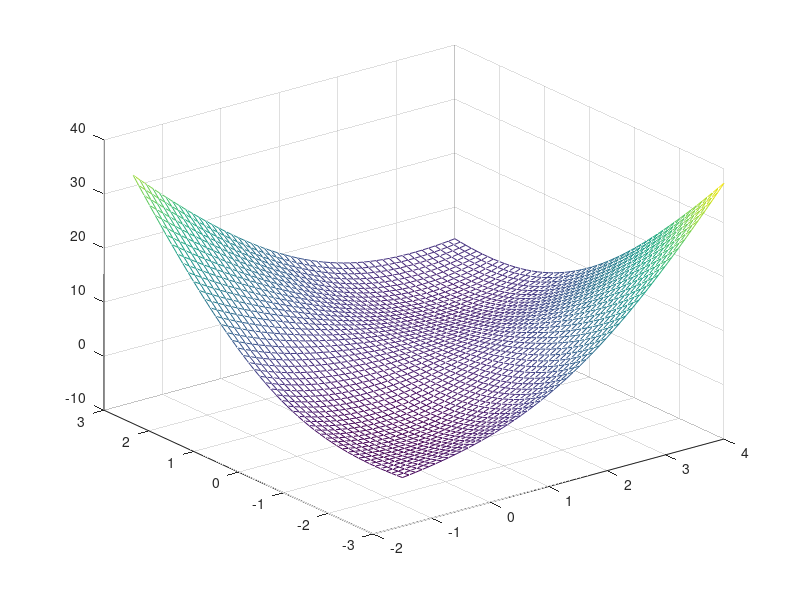

This chart was generated by the following MATLAB code:
% binary to decimal
% b1 = [0 1 1 0];
% d1 = bi2de(b1);
% s = b1(1:3);
% b2 = [1 2 1 2];
% con = [];
% x = randi([0 1],1,26);
% x1 = bi2de(x(1:13));
% x2 = bi2de(x(14:26));
% 
% t = {};
% for i=1:20
%     x = randi([0 1],1,26);
%     t{i} = x;
% end
% 
% for i=1:20
%     fprintf("now: %d \n",i);
%     t1 = bi2de(t{i}(1:13));
%     t2 = bi2de(t{i}(14:26));
%     fprintf("t1: %d \n",t1);
%     fprintf("t2: %d \n",t2);
% end
% 
% outss = getNewGene(3);

% plot([0,1,2,3],[1,3,5,2])

x = linspace(-1.5, 4, 50);	% 在 x 軸 [-1.5,4] 之間取 50 點  
y = linspace(-3, 3, 50);	% 在 y 軸 [-3,3] 之間取 50 點  
[xx, yy] = meshgrid(x, y);	% xx 和 yy 都是 50x50 的矩陣  
zz = sin(xx+yy)+((xx-yy).^2)-1.5.*xx+2.5.*yy+1;	% 計算函數值，zz 也是 50x50 的矩陣
mesh(xx, yy, zz);		% 畫出立體網狀圖 
% colormap(zeros(1,3));		% 以黑色呈現   
